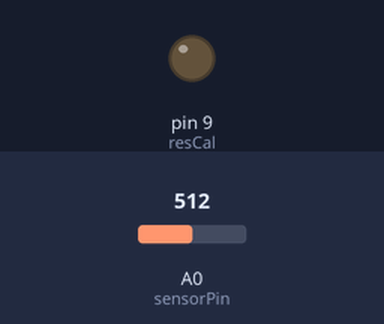
This sketch was run on a simulated Arduino Nano, built with avr-gcc and run on an emulated ATmega328P. On the bench: output pins drawn as LEDs (lit = HIGH). The test bench sets the inputs (shaded band); at power-on: A0 (sensorPin) = 512.

Above: at 1.2 s.
1.3 s: A0 (sensorPin) set to 752
2.8 s: A0 (sensorPin) set to 786
At 4.0 s:
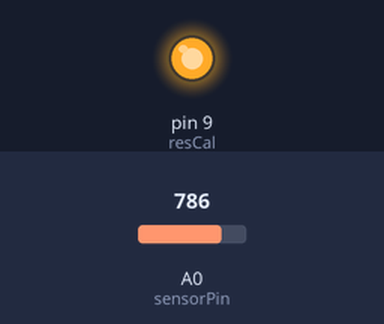
4.3 s: A0 (sensorPin) set to 757
At 4.8 s:
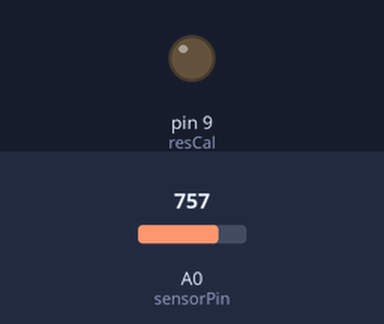
5.8 s: A0 (sensorPin) set to 777
At 6.3 s:
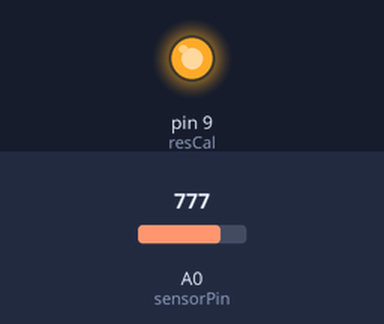
Timing chart, 0 to 8.3 s (numbered marks = the images above; inputs shaded):
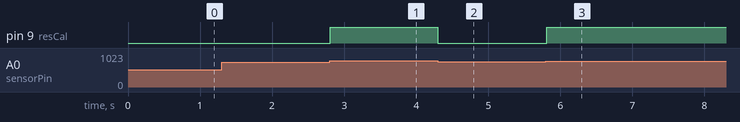

The sketch:

desafio_4_1.ino
```cpp
/*
Una empresa tiene un calefactor que se le daño su modulo de
control de temperatura, lo contactan a usted para que con un
arduino pueda resolver el problema. Tienen un sensor de
temperatura de -100 a 100 grados centigrados que arroja un
voltaje entre 0 y 5v respectivamente (0V a -100 grados C y 5v a
100 grados C). Y tiene una resistencia que genera calor y se
enciende con una salida digital de 5v que pude ser conectada a
cualquier pin digital del Arduino. Con todo esto se le pide que
haga un controlador de temperatura que encienda la resistencia y
mida la temperatura cuando la temperatura medida supere los
51grados apague la resistencia y cuando este por debajo de 49
grados la vuelva a encender para mantener la temperatura en
promedio en 50 grados centigrados
*/

//Se trabajo en clases con un Arduino Nano (Old Bootloader).

const int sensorPin = A0; //Pin donde se conectara el sensor de temperatura descrito
const int resCal = 9; //Pin donde se conectara la resistencia de calor indicada en el enunciado
int par = 50; //par sera el parametro que el usuario ingresara por el puerto serial.
int temp = 0; //temp es el valor calculado para ser usado para regular el resistor.

void setup() {
  // put your setup code here, to run once:
  Serial.begin(9600);
  pinMode(sensorPin, INPUT);
  pinMode(resCal, OUTPUT);
}

void loop() {
  // put your main code here, to run repeatedly:
  while(analogRead(sensorPin) > 767){
    digitalWrite (resCal, HIGH);
    }
  while(analogRead(sensorPin) <= 767){
    digitalWrite (resCal, LOW);
    }
  if(Serial.available()){
    par = Serial.read();
    par = par + 100;

  }
  delay(10);
}
```

Measured:
- the behaviour switches between 767 and 768 on A0 (sensorPin) (found by bisection; images 0 and 1)
- after the input at 1.3 s, every drawn part: stays the same
- after the input at 2.8 s, pin 9 (resCal): LOW → HIGH at once
- after the input at 4.3 s, pin 9 (resCal): HIGH → LOW at once
- after the input at 5.8 s, pin 9 (resCal): LOW → HIGH at once
